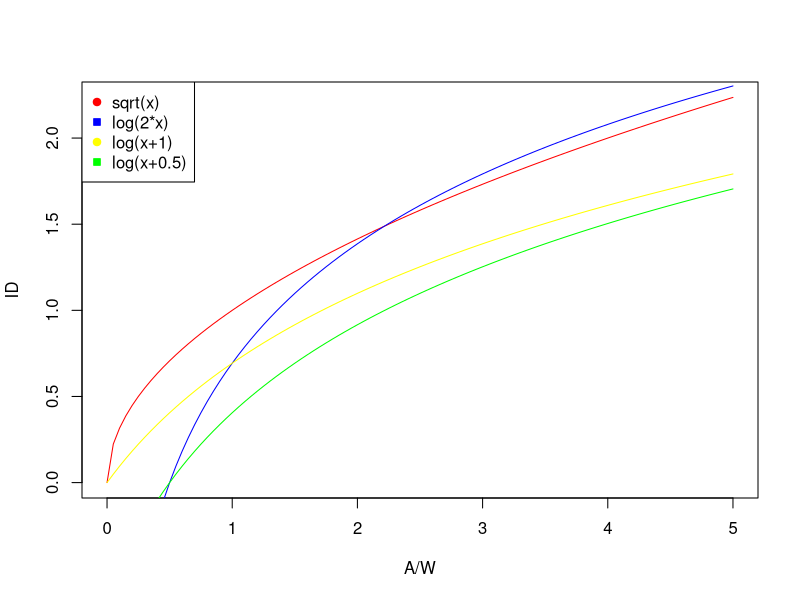
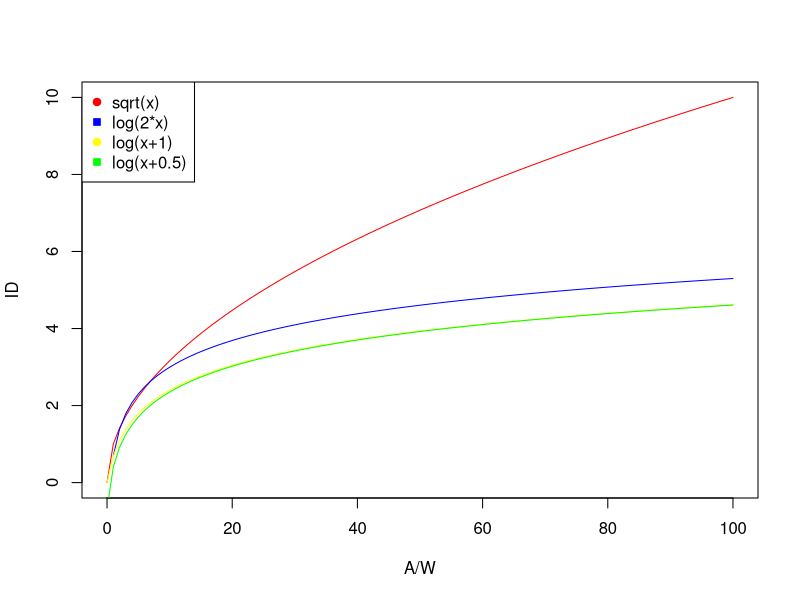

Generate these figures, in order, with R:
curve( sqrt(x), from=0, to=5, col="red", xlab="A/W", ylab="ID")
curve( log(2*x), col="blue", add=TRUE)
curve( log(x+1), col="yellow", add=TRUE)
curve( log(x+0.5), col="green", add=TRUE)
legend( "topleft", legend=c("sqrt(x)", "log(2*x)", "log(x+1)", "log(x+0.5)"), col=c("red", "blue", "yellow", "green"), pt.bg=c("red","blue", "yellow", "green"), pch=c(21,22))

curve( sqrt(x), from=0, to=100, col="red", xlab="A/W", ylab="ID")
curve( log(2*x), col="blue", add=TRUE)
curve( log(x+1), col="yellow", add=TRUE)
curve( log(x+0.5), col="green", add=TRUE)
legend( "topleft", legend=c("sqrt(x)", "log(2*x)", "log(x+1)", "log(x+0.5)"), col=c("red", "blue", "yellow", "green"), pt.bg=c("red","blue", "yellow", "green"), pch=c(21,22))


0.2 + 0.16*log(2*5/1)
0.16 * log((5+0.5*1)/1)
0.2 + 0.16*log((5 + 1)/1)
0.2 + 0.16*sqrt(5/1)
